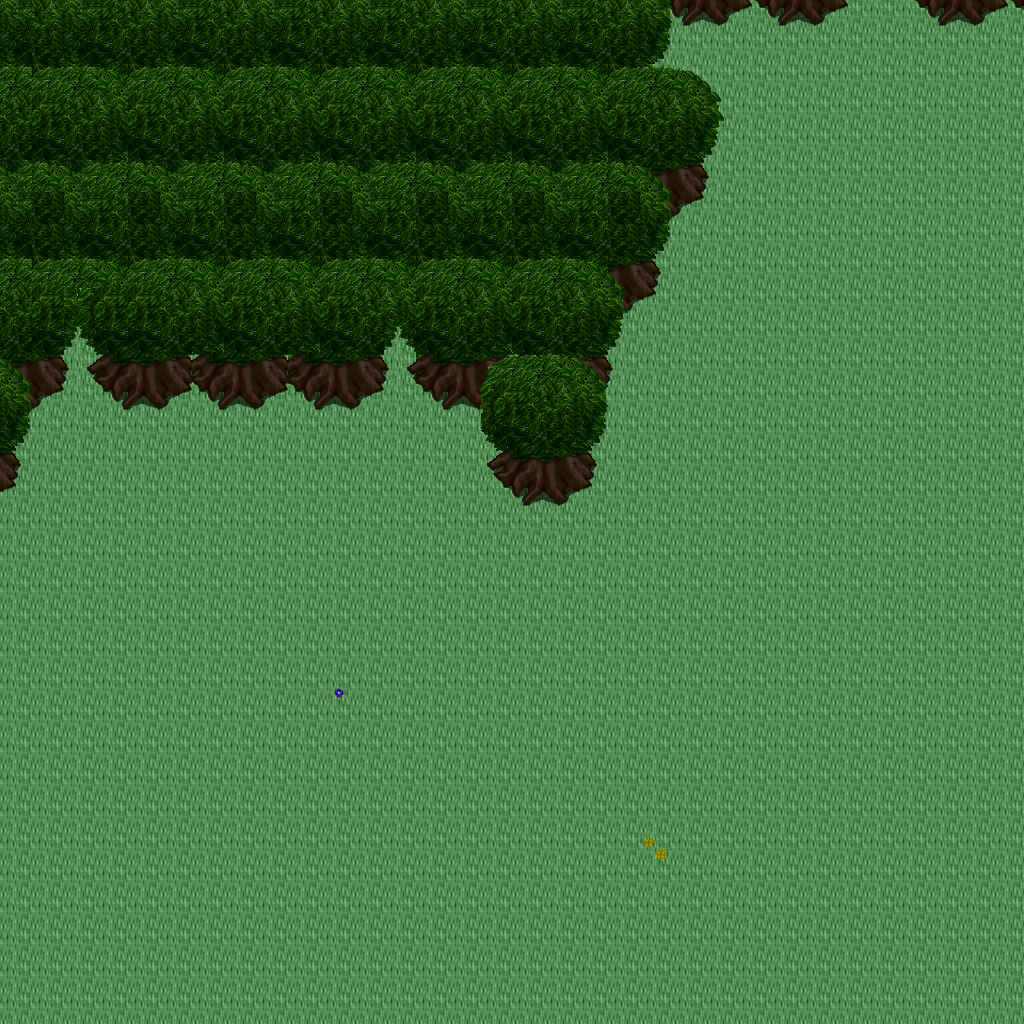

Tiled map render using the project's own tile images. Description and the map definition, with tile-layer contents summarised, below:
An orthogonal 32x32 tile map with 32x32 px tiles, 5 tile layers (Ground, Objects, Objects2, Above, ...), 1 hidden layer not drawn, 14 tilesets.

<map version="1.10" tiledversion="1.11.0" orientation="orthogonal" renderorder="right-down" width="32" height="32" tilewidth="32" tileheight="32" infinite="0" nextlayerid="11" nextobjectid="1">
 <tileset firstgid="1" name="ground_ground" tilewidth="32" tileheight="32" tilecount="33" columns="3">
  <image source="../drawable/ground_ground.png" width="96" height="352" />
 </tileset>
 <tileset firstgid="34" name="ground_water_pool" tilewidth="32" tileheight="32" tilecount="72" columns="3">
  <image source="../drawable/ground_water_pool.png" width="96" height="768" />
 </tileset>
 <tileset firstgid="106" name="plant_tree_tree_darkgreen" tilewidth="32" tileheight="32" tilecount="88" columns="8">
  <image source="../drawable/plant_tree_tree_darkgreen.png" width="256" height="352" />
 </tileset>
 <tileset firstgid="194" name="ground_grass_edges" tilewidth="32" tileheight="32" tilecount="36" columns="12">
  <image source="../drawable/ground_grass_edges.png" width="384" height="96" />
 </tileset>
 <tileset firstgid="230" name="ground_grass_corners" tilewidth="32" tileheight="32" tilecount="24" columns="6">
  <image source="../drawable/ground_grass_corners.png" width="192" height="128" />
 </tileset>
 <tileset firstgid="254" name="plant_grasses" tilewidth="32" tileheight="32" tilecount="6" columns="3">
  <image source="../drawable/plant_grasses.png" width="96" height="64" />
 </tileset>
 <tileset firstgid="260" name="plant_flower_daisy_yellow" tilewidth="32" tileheight="32" tilecount="8" columns="2">
  <image source="../drawable/plant_flower_daisy_yellow.png" width="64" height="128" />
 </tileset>
 <tileset firstgid="268" name="plant_flower_daisy_blue" tilewidth="32" tileheight="32" tilecount="8" columns="2">
  <image source="../drawable/plant_flower_daisy_blue.png" width="64" height="128" />
 </tileset>
 <tileset firstgid="276" name="logic_item_mushroom" tilewidth="32" tileheight="32" tilecount="6" columns="6">
  <image source="../drawable/logic_item_mushroom.png" width="192" height="32" />
 </tileset>
 <tileset firstgid="282" name="logic_item_resources" tilewidth="32" tileheight="32" tilecount="6" columns="6">
  <image source="../drawable/logic_item_resources.png" width="192" height="32" />
 </tileset>
 <tileset firstgid="288" name="logic_item_vegetable" tilewidth="32" tileheight="32" tilecount="16" columns="8">
  <image source="../drawable/logic_item_vegetable.png" width="256" height="64" />
 </tileset>
 <tileset firstgid="304" name="logic_creature_animal" tilewidth="32" tileheight="32" tilecount="32" columns="8">
  <image source="../drawable/logic_creature_animal.png" width="256" height="128" />
 </tileset>
 <tileset firstgid="336" name="logic_collision" tilewidth="32" tileheight="32" tilecount="1" columns="1">
  <image source="../drawable/logic_collision.png" width="32" height="32" />
 </tileset>
 <tileset firstgid="337" name="logic_item_herb" tilewidth="32" tileheight="32" tilecount="5" columns="5">
  <image source="../drawable/logic_item_herb.png" width="160" height="32" />
 </tileset>
 <layer id="1" name="Ground" width="32" height="32">
  <data>[1024 cells, 1024 non-empty, 1 distinct tile ids]</data>
 </layer>
 <layer id="2" name="Objects" width="32" height="32">
  <data>[1024 cells, 281 non-empty, 40 distinct tile ids]</data>
 </layer>
 <layer id="3" name="Objects2" width="32" height="32">
  <data>[1024 cells, 2 non-empty, 2 distinct tile ids]</data>
 </layer>
 <layer id="4" name="Above" width="32" height="32">
  <data>[1024 cells, 38 non-empty, 22 distinct tile ids]</data>
 </layer>
 <layer id="5" name="Above2" width="32" height="32">
  <data>[1024 cells, 8 non-empty, 8 distinct tile ids]</data>
 </layer>
 <layer id="6" name="Walkable" width="32" height="32" visible="0">
  <data>[1024 cells, 287 non-empty, 1 distinct tile ids]</data>
 </layer>
 <objectgroup id="7" name="Mapevents" />
 <objectgroup id="8" name="Spawn" />
 <objectgroup id="9" name="Keys" />
 <objectgroup id="10" name="Replace" />
</map>
